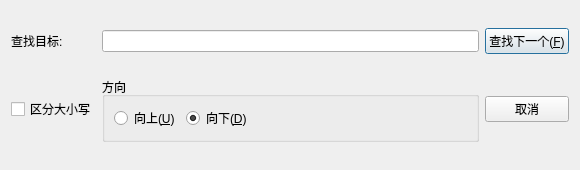
<?xml version="1.0" encoding="UTF-8"?>
<ui version="4.0">
 <class>FindDialog</class>
 <widget class="QDialog" name="FindDialog">
  <property name="geometry">
   <rect>
    <x>0</x>
    <y>0</y>
    <width>580</width>
    <height>170</height>
   </rect>
  </property>
  <property name="windowTitle">
   <string>查找</string>
  </property>
  <property name="windowIcon">
   <iconset resource="res.qrc">
    <normaloff>:/images/file-find-outline.svg</normaloff>:/images/file-find-outline.svg</iconset>
  </property>
  <property name="sizeGripEnabled">
   <bool>false</bool>
  </property>
  <layout class="QGridLayout" name="gridLayout">
   <item row="0" column="0">
    <widget class="QLabel" name="labelTarget">
     <property name="text">
      <string>查找目标:</string>
     </property>
    </widget>
   </item>
   <item row="0" column="1">
    <widget class="QLineEdit" name="lineEditFind">
     <property name="minimumSize">
      <size>
       <width>280</width>
       <height>0</height>
      </size>
     </property>
    </widget>
   </item>
   <item row="0" column="2">
    <widget class="QPushButton" name="btnFindNext">
     <property name="text">
      <string>查找下一个(&amp;F)</string>
     </property>
     <property name="default">
      <bool>true</bool>
     </property>
    </widget>
   </item>
   <item row="1" column="0">
    <widget class="QCheckBox" name="checkCase">
     <property name="text">
      <string>区分大小写</string>
     </property>
    </widget>
   </item>
   <item row="1" column="1">
    <widget class="QGroupBox" name="groupDirection">
     <property name="title">
      <string>方向</string>
     </property>
     <layout class="QHBoxLayout" name="horizontalLayout">
      <item>
       <widget class="QRadioButton" name="radioUp">
        <property name="text">
         <string>向上(&amp;U)</string>
        </property>
       </widget>
      </item>
      <item>
       <widget class="QRadioButton" name="radioDown">
        <property name="text">
         <string>向下(&amp;D)</string>
        </property>
        <property name="checked">
         <bool>true</bool>
        </property>
       </widget>
      </item>
      <item>
       <spacer name="spacerDirection">
        <property name="orientation">
         <enum>Qt::Horizontal</enum>
        </property>
        <property name="sizeHint" stdset="0">
         <size>
          <width>40</width>
          <height>20</height>
         </size>
        </property>
       </spacer>
      </item>
     </layout>
    </widget>
   </item>
   <item row="1" column="2">
    <widget class="QPushButton" name="btnCancel">
     <property name="text">
      <string>取消</string>
     </property>
    </widget>
   </item>
  </layout>
 </widget>
 <resources>
  <include location="res.qrc"/>
 </resources>
 <connections/>
</ui>
